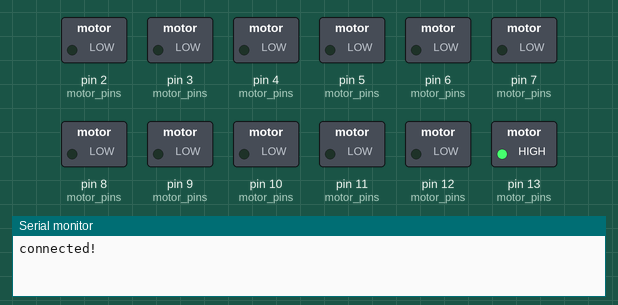
A sketch run on a simulated Arduino Nano, built with avr-gcc and run on an emulated ATmega328P. Shown: switched loads named in the sketch (green lamp = pin HIGH), the last lines printed to the serial monitor.

Above: at 0.15 s.
At 1.35 s:
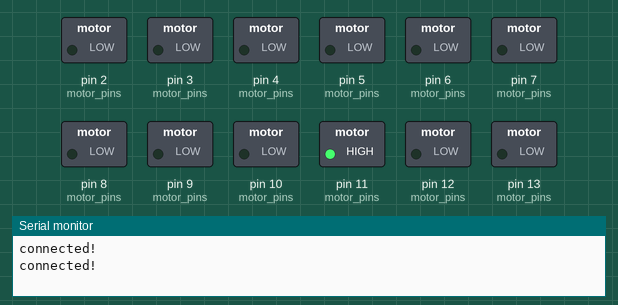
At 2.55 s:
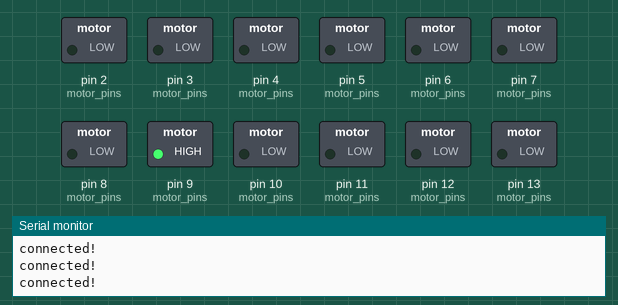
At 4.65 s:
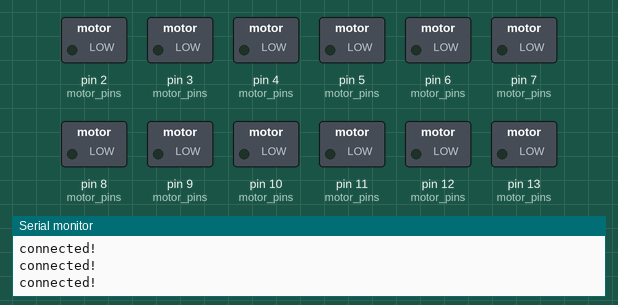
At 6.75 s:
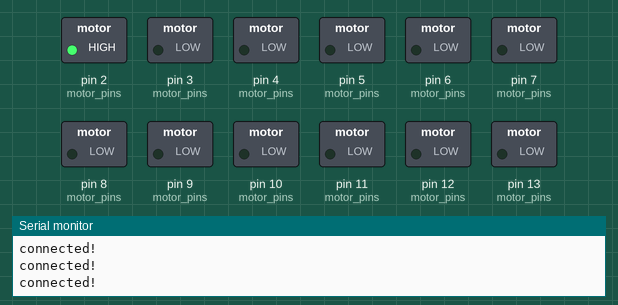
At 9.15 s:
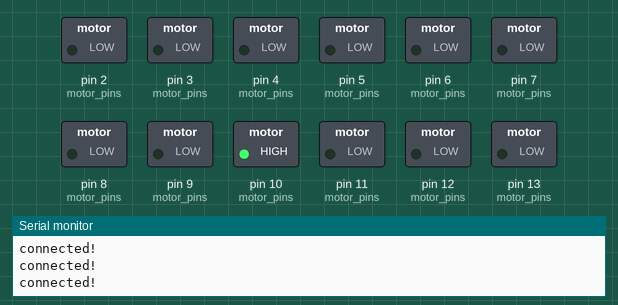
Timing chart, 0 to 9.4 s (numbered marks = the images above):
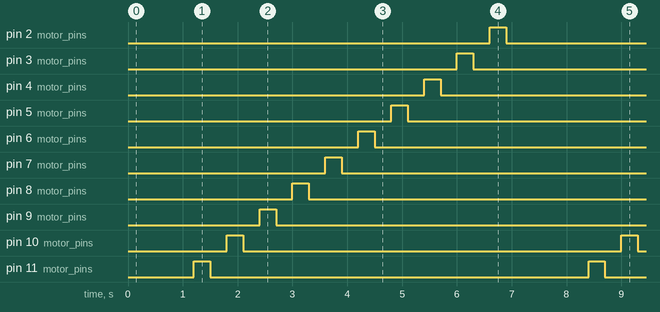

The sketch:

main_code.ino
```cpp
#define MOTOR_NUM 6

struct Motor{
  byte A,B,LS;
};

Motor motor[MOTOR_NUM];
byte motor_pins[MOTOR_NUM*2] = {13,12,11,10,9,8,7,6,5,4,3,2};
byte motor_limitSwitch[MOTOR_NUM] = {A0,A1,A2,A3,A6,A7};
int control = 0;

void setup(){
  //pinMode(A0,INPUT_PULLUP); // limited switch
  // put your setup code here, to run once:
  for(int i=0;i<MOTOR_NUM;i++){
    motor[i].A = motor_pins[i*2];
    motor[i].B = motor_pins[i*2+1];
    motor[i].LS = motor_limitSwitch[i];
    pinMode(motor[i].A,OUTPUT);
    pinMode(motor[i].B,OUTPUT);
    pinMode(motor[i].LS,INPUT_PULLUP);
    digitalWrite(motor[i].A,LOW);
    digitalWrite(motor[i].B,LOW);
  }
  Serial.begin(9600);
}

void loop() {
  Serial.println("connected!");
  up(control);
  delay(300);
  stop_(control);
  delay(300);
  down(control);
  delay(300);
  stop_(control);
  delay(300);
  control++;
  if(control==6){
    control=0;
  }
}

void up(byte index){
  digitalWrite(motor[index].A,HIGH);
  digitalWrite(motor[index].B,LOW);
}

void down(byte index){
  digitalWrite(motor[index].A,LOW);
  digitalWrite(motor[index].B,HIGH);
}


void reset(byte index){
  // limited switch
  while(!digitalRead(motor[index].LS)){
    down(index);
  }
  stop_(index);
}

void stop_(byte index){
  digitalWrite(motor[index].A,LOW);
  digitalWrite(motor[index].B,LOW);
}
```

Measured:
- by itself, pin 2 (motor_pins), pin 3 (motor_pins), pin 4 (motor_pins), pin 5 (motor_pins), pin 6 (motor_pins), pin 7 (motor_pins), pin 8 (motor_pins), pin 9 (motor_pins), pin 10 (motor_pins), pin 11 (motor_pins), pin 12 (motor_pins), pin 13 (motor_pins): alternates HIGH for 0.30 s and LOW for 6.9 s
- by itself, everything shown: repeats every 7.2 s, in 24 steps
